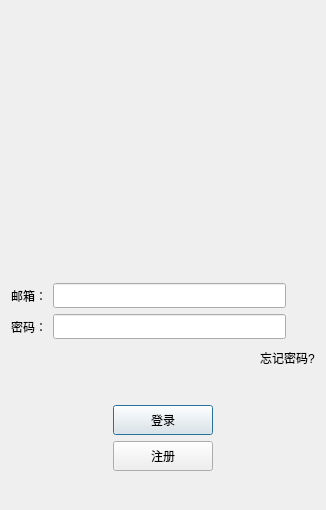
<?xml version="1.0" encoding="UTF-8"?>
<ui version="4.0">
 <class>LoginDialog</class>
 <widget class="QDialog" name="LoginDialog">
  <property name="geometry">
   <rect>
    <x>0</x>
    <y>0</y>
    <width>326</width>
    <height>510</height>
   </rect>
  </property>
  <property name="windowTitle">
   <string>Dialog</string>
  </property>
  <layout class="QVBoxLayout" name="verticalLayout">
   <item>
    <widget class="QLabel" name="err_tip">
     <property name="text">
      <string/>
     </property>
     <property name="alignment">
      <set>Qt::AlignCenter</set>
     </property>
    </widget>
   </item>
   <item>
    <widget class="QWidget" name="head_widget" native="true">
     <layout class="QGridLayout" name="gridLayout">
      <item row="2" column="0">
       <widget class="QLabel" name="head_label">
        <property name="minimumSize">
         <size>
          <width>200</width>
          <height>200</height>
         </size>
        </property>
        <property name="text">
         <string/>
        </property>
        <property name="alignment">
         <set>Qt::AlignCenter</set>
        </property>
       </widget>
      </item>
     </layout>
    </widget>
   </item>
   <item>
    <spacer name="verticalSpacer_3">
     <property name="orientation">
      <enum>Qt::Vertical</enum>
     </property>
     <property name="sizeHint" stdset="0">
      <size>
       <width>20</width>
       <height>24</height>
      </size>
     </property>
    </spacer>
   </item>
   <item>
    <layout class="QHBoxLayout" name="horizontalLayout" stretch="1,8,1">
     <item>
      <widget class="QLabel" name="email_label">
       <property name="minimumSize">
        <size>
         <width>0</width>
         <height>25</height>
        </size>
       </property>
       <property name="maximumSize">
        <size>
         <width>16777215</width>
         <height>25</height>
        </size>
       </property>
       <property name="text">
        <string>邮箱：</string>
       </property>
      </widget>
     </item>
     <item>
      <widget class="QLineEdit" name="email_edit">
       <property name="minimumSize">
        <size>
         <width>0</width>
         <height>25</height>
        </size>
       </property>
       <property name="maximumSize">
        <size>
         <width>16777215</width>
         <height>25</height>
        </size>
       </property>
      </widget>
     </item>
     <item>
      <spacer name="horizontalSpacer_6">
       <property name="orientation">
        <enum>Qt::Horizontal</enum>
       </property>
       <property name="sizeHint" stdset="0">
        <size>
         <width>40</width>
         <height>20</height>
        </size>
       </property>
      </spacer>
     </item>
    </layout>
   </item>
   <item>
    <layout class="QHBoxLayout" name="horizontalLayout_2" stretch="1,8,1">
     <item>
      <widget class="QLabel" name="pass_label">
       <property name="minimumSize">
        <size>
         <width>0</width>
         <height>25</height>
        </size>
       </property>
       <property name="maximumSize">
        <size>
         <width>16777215</width>
         <height>25</height>
        </size>
       </property>
       <property name="text">
        <string>密码：</string>
       </property>
      </widget>
     </item>
     <item>
      <widget class="QLineEdit" name="pass_edit">
       <property name="minimumSize">
        <size>
         <width>0</width>
         <height>25</height>
        </size>
       </property>
       <property name="maximumSize">
        <size>
         <width>16777215</width>
         <height>25</height>
        </size>
       </property>
      </widget>
     </item>
     <item>
      <spacer name="horizontalSpacer_7">
       <property name="orientation">
        <enum>Qt::Horizontal</enum>
       </property>
       <property name="sizeHint" stdset="0">
        <size>
         <width>40</width>
         <height>20</height>
        </size>
       </property>
      </spacer>
     </item>
    </layout>
   </item>
   <item>
    <layout class="QHBoxLayout" name="horizontalLayout_3">
     <item>
      <spacer name="horizontalSpacer">
       <property name="orientation">
        <enum>Qt::Horizontal</enum>
       </property>
       <property name="sizeHint" stdset="0">
        <size>
         <width>40</width>
         <height>20</height>
        </size>
       </property>
      </spacer>
     </item>
     <item>
      <widget class="ClickedLabel" name="forget_label">
       <property name="minimumSize">
        <size>
         <width>0</width>
         <height>25</height>
        </size>
       </property>
       <property name="maximumSize">
        <size>
         <width>16777215</width>
         <height>25</height>
        </size>
       </property>
       <property name="text">
        <string>忘记密码?</string>
       </property>
      </widget>
     </item>
    </layout>
   </item>
   <item>
    <spacer name="verticalSpacer_2">
     <property name="orientation">
      <enum>Qt::Vertical</enum>
     </property>
     <property name="sizeHint" stdset="0">
      <size>
       <width>20</width>
       <height>24</height>
      </size>
     </property>
    </spacer>
   </item>
   <item>
    <layout class="QHBoxLayout" name="horizontalLayout_4">
     <item>
      <spacer name="horizontalSpacer_2">
       <property name="orientation">
        <enum>Qt::Horizontal</enum>
       </property>
       <property name="sizeHint" stdset="0">
        <size>
         <width>40</width>
         <height>20</height>
        </size>
       </property>
      </spacer>
     </item>
     <item>
      <widget class="QPushButton" name="login_btn">
       <property name="minimumSize">
        <size>
         <width>100</width>
         <height>30</height>
        </size>
       </property>
       <property name="text">
        <string>登录</string>
       </property>
      </widget>
     </item>
     <item>
      <spacer name="horizontalSpacer_3">
       <property name="orientation">
        <enum>Qt::Horizontal</enum>
       </property>
       <property name="sizeHint" stdset="0">
        <size>
         <width>40</width>
         <height>20</height>
        </size>
       </property>
      </spacer>
     </item>
    </layout>
   </item>
   <item>
    <layout class="QHBoxLayout" name="horizontalLayout_5">
     <item>
      <spacer name="horizontalSpacer_4">
       <property name="orientation">
        <enum>Qt::Horizontal</enum>
       </property>
       <property name="sizeHint" stdset="0">
        <size>
         <width>40</width>
         <height>20</height>
        </size>
       </property>
      </spacer>
     </item>
     <item>
      <widget class="QPushButton" name="reg_btn">
       <property name="minimumSize">
        <size>
         <width>100</width>
         <height>30</height>
        </size>
       </property>
       <property name="text">
        <string>注册</string>
       </property>
      </widget>
     </item>
     <item>
      <spacer name="horizontalSpacer_5">
       <property name="orientation">
        <enum>Qt::Horizontal</enum>
       </property>
       <property name="sizeHint" stdset="0">
        <size>
         <width>40</width>
         <height>20</height>
        </size>
       </property>
      </spacer>
     </item>
    </layout>
   </item>
   <item>
    <spacer name="verticalSpacer">
     <property name="orientation">
      <enum>Qt::Vertical</enum>
     </property>
     <property name="sizeHint" stdset="0">
      <size>
       <width>20</width>
       <height>24</height>
      </size>
     </property>
    </spacer>
   </item>
  </layout>
 </widget>
 <customwidgets>
  <customwidget>
   <class>ClickedLabel</class>
   <extends>QLabel</extends>
   <header>clickedlabel.h</header>
  </customwidget>
 </customwidgets>
 <resources/>
 <connections/>
</ui>
